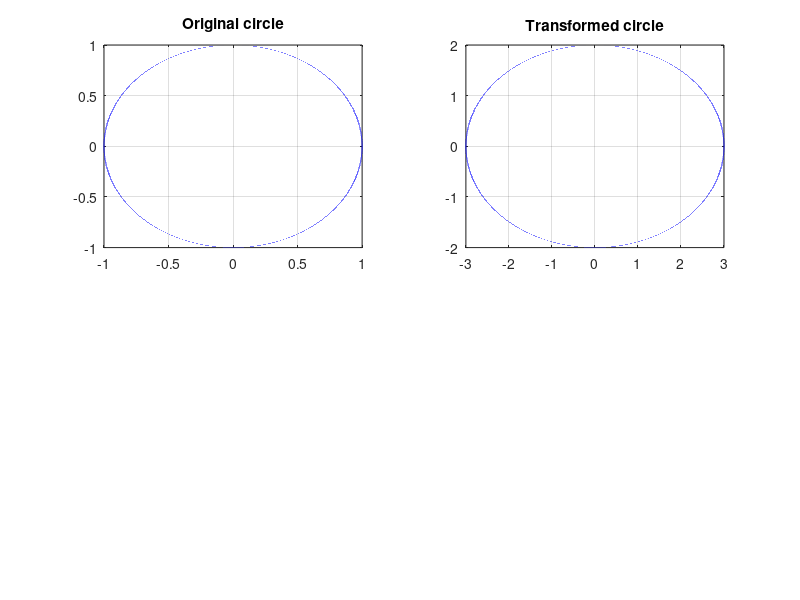
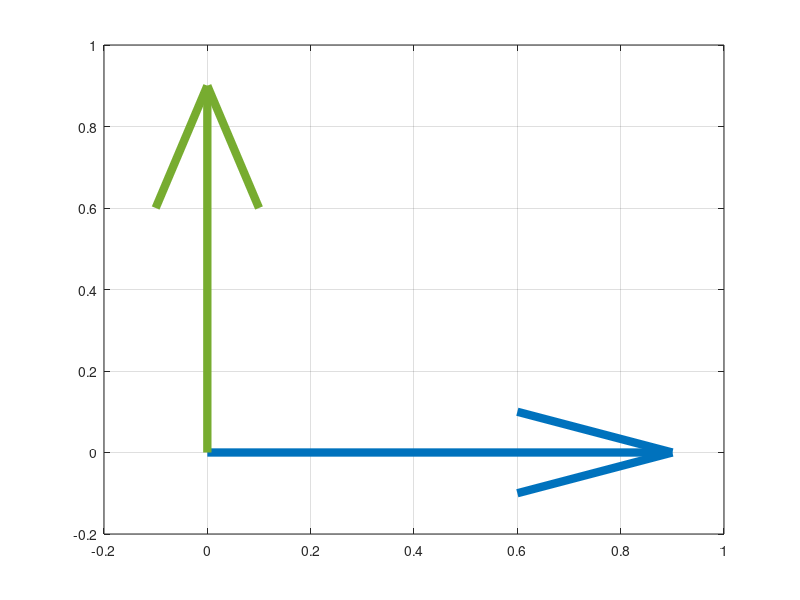
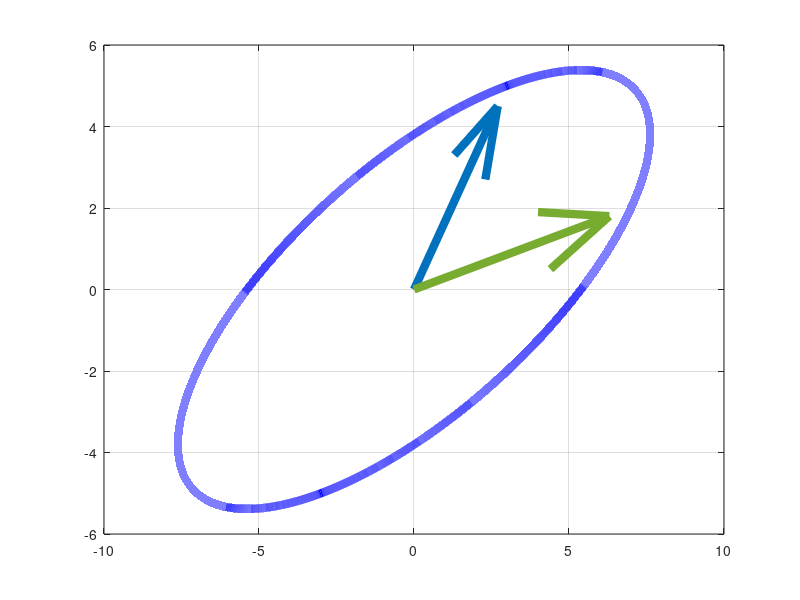

These figures' MATLAB source, in order:
clear

#plot vector from origin 
function plotVectors(vecs)
    for i = 1 : length(vecs) #length is num of rows
        x = cat(1, [0,0], vecs(i,:))
        quiver(x(1),  #start x
               x(3),  #start y
               x(2),  #x direction
               x(4),'Linewidth',6); #y direction
        grid on 
        hold on
    end
end 

#transform a unit vector by applying a matrix
function matrixToPlot(matrix)
    # Unit circle
    x = linspace(-1, 1, 100000);
    y = sqrt(1-(x.^2));

    # Modified unit circle (separate negative and positive parts)
    x1 = matrix(1,1).*x + matrix(1,2).*y;
    y1 = matrix(2,1).*x + matrix(2,2).*y;
    x1_neg = matrix(1,1).*x - matrix(1,2).*y;
    y1_neg = matrix(2,1).*x - matrix(2,2).*y;

    # Vectors
    u1 = [matrix(1,1),matrix(2,1)];
    v1 = [matrix(1,2),matrix(2,2)];

    plotVectors([u1; v1]);

    plot(x1, y1, 'b','Linewidth',6 ,x1_neg, y1_neg, 'b','Linewidth',6);
    grid on 
end 

x = linspace(-1, 1, 100000);
y = sqrt(1-(x.^2));
figure(1)
subplot(2,2,1)
plot(x, y, 'b');
hold on 
plot(x, -y, 'b');
grid on
title('Original circle');

x1 = linspace(-3, 3, 100000);
y1 = 2*sqrt(1-((x1./3).^2));
subplot(2,2,2);
plot(x1, y1, 'b');
hold on 
plot(x1, -y1, 'b');
grid on 
title('Transformed circle');

u = [1 0]
v = [0 1]
figure(2)
plotVectors([u; v])

u1 = [3 7];
v1 = [5 2];
A = [u1; v1];
figure(3)
matrixToPlot(A);




